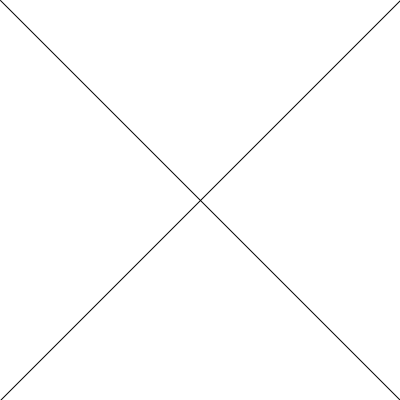
Frame 1 (no input)
Frame 60 (the mouse pressed at the canvas centre just before this capture): identical to frame 1, image omitted
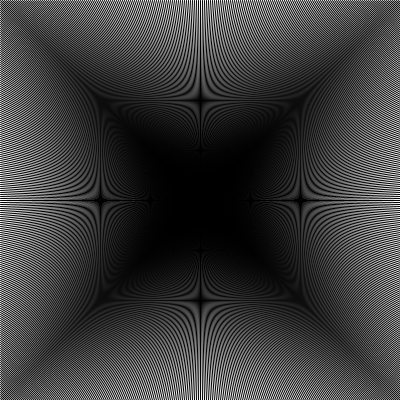
Frame 120 (the mouse held since frame 60 and released just before this capture)

The Processing sketch that drew these frames (run headless with seeded random() and noise(); from frame 60 on, the mouse is pressed at the canvas centre):

// Processing sketch: Trame
// ── Trame.pde

int cx;
int cy;

void setup() {
  size(400,400);

  cx = width/2;
  cy = height/2;
}

void draw() {
    background(255);
    int num = mouseX;

  // attention à la division par zero !!
    num = num == 0 ? 1 : num;
    
    float xR = (float)width/num;
    float yR = (float)height/num;
    
    for(int i = 0;i < num; i++){
      
      line(xR * i,0,cx,cy);
      line(width - xR * i,height,cx,cy);
      
      line(width,yR * i,cx,cy);
      line(0, height - yR * i,cx,cy);
    }
}
